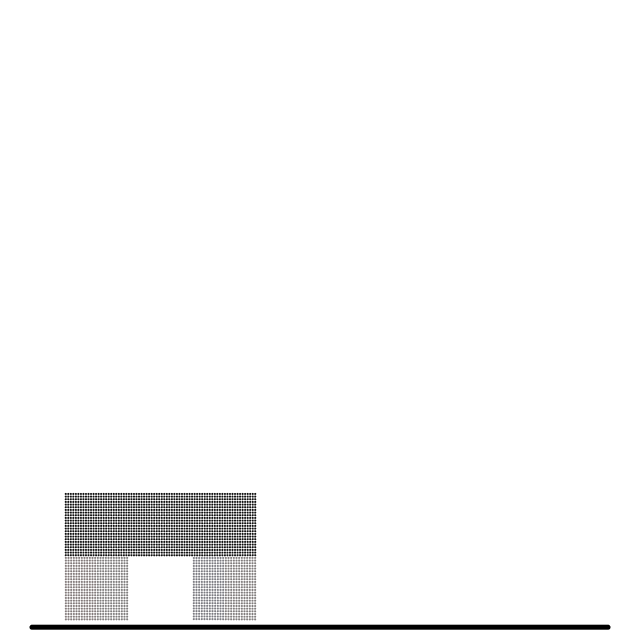
#> input picture Reedimenciona imágenes de una carpeta/data/0015.png, 640 x 640 px; its folder holds 4 pictures in this run
$ python main_resizer.py
#> lines starting #> are read from the running program, lines starting #| are printed output that depends on the picture
#!/usr/bin/env python3
from PIL import Image
import glob, os, shutil
from os import path
size = 128, 128
d = path.dirname(__file__) if "__file__" in locals() else os.getcwd()

if os.path.isdir(d + '/data'):
  for infile in glob.glob(d + '/data/*.png'):
    print(infile)
    file, ext = os.path.splitext(infile)
    im = Image.open(infile)
#> im is the input picture: PIL image 640x640 RGB; mean R, G, B 248.4, 248.3, 248.4
    im.thumbnail(size)
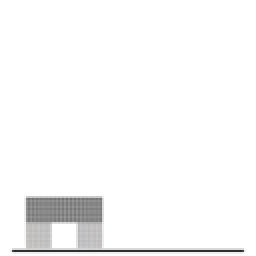
#> im: PIL image 128x128 RGB (shown 2 times larger); mean R, G, B 248.3, 248.3, 248.3
    new_im = im.rotate(0)
    new_im.save(file + ".jpeg", 'JPEG')
    print('Done!')
#> pass 2 of the loop `for infile in glob.glob(d + '/data/*.png'):`:
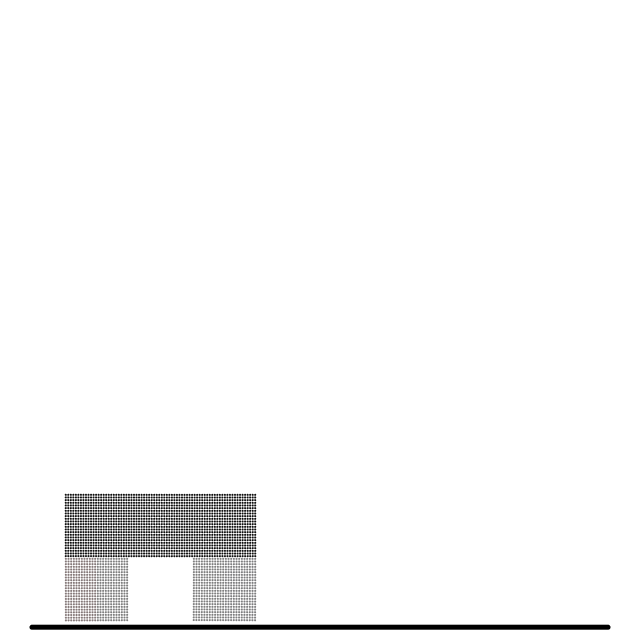
#> input picture Reedimenciona imágenes de una carpeta/data/0031.png, 640 x 640 px
#> im is the input picture: PIL image 640x640 RGB; mean R, G, B 248.4, 248.3, 248.3
#> `im.thumbnail(size)`:
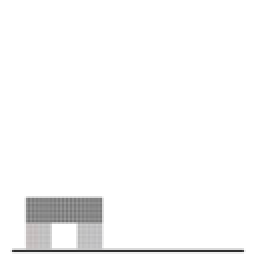
#> im: PIL image 128x128 RGB (shown 2 times larger); mean R, G, B 248.3, 248.3, 248.3
#> pass 3 of the loop `for infile in glob.glob(d + '/data/*.png'):`:
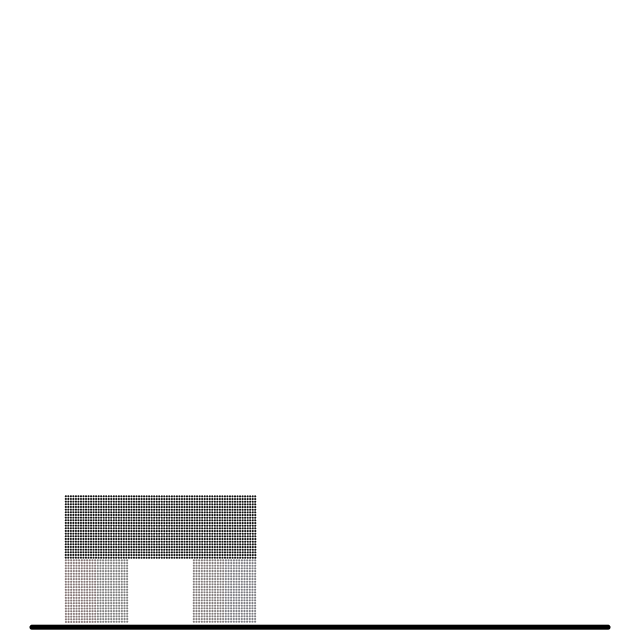
#> input picture Reedimenciona imágenes de una carpeta/data/0047.png, 640 x 640 px
#> im is the input picture: PIL image 640x640 RGB; mean R, G, B 248.4, 248.3, 248.3
#> `im.thumbnail(size)`:
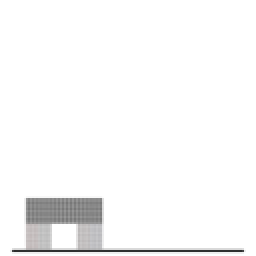
#> im: PIL image 128x128 RGB (shown 2 times larger); mean R, G, B 248.3, 248.3, 248.3
#> the loop made 4 passes; the first 3 are shown
else:
  print('La carpeta no existe')
